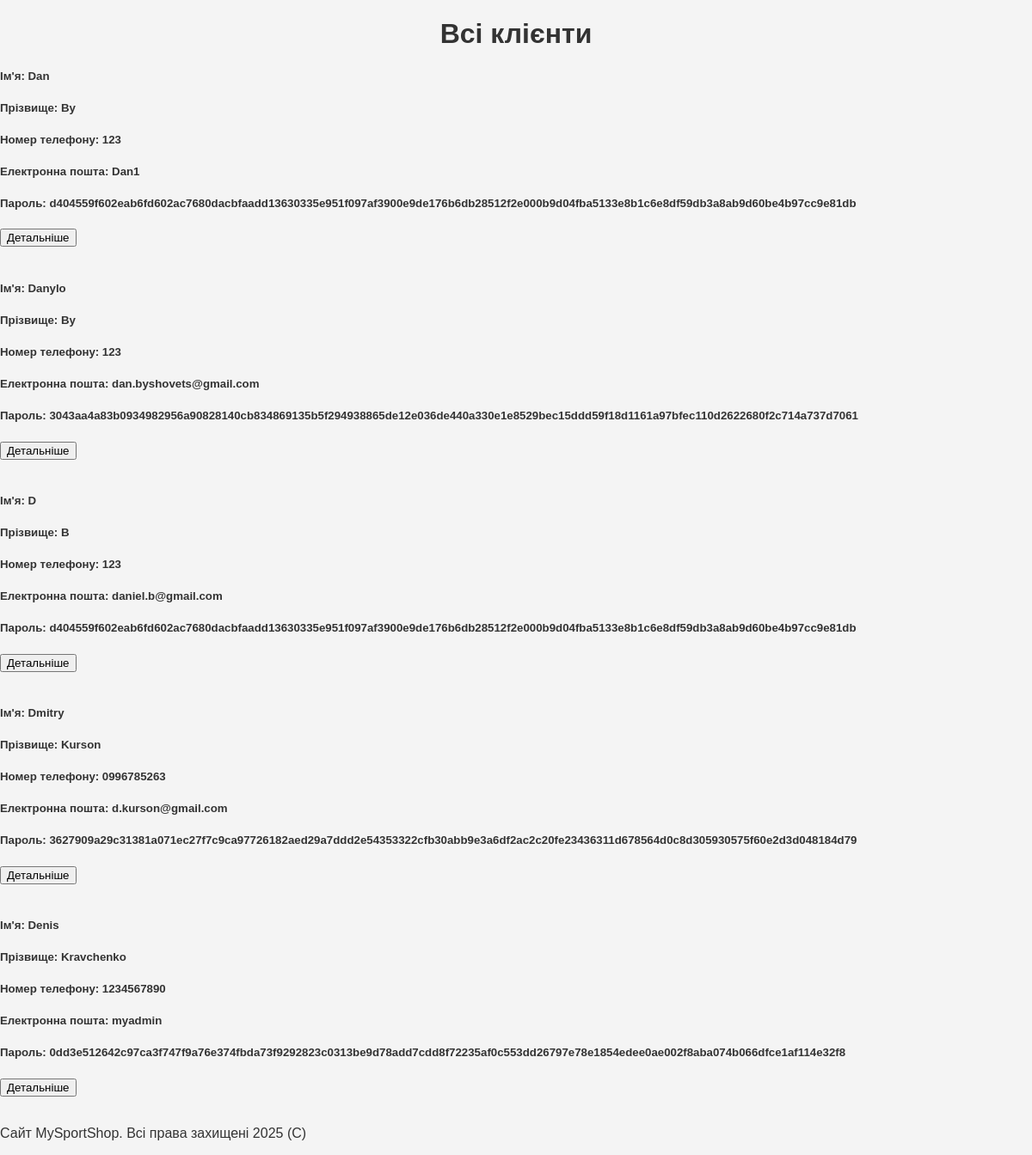
The app's page /clients with its own data.
### app.py (models this page shows, shortened)
class Client(db.Model):
    id = db.Column(db.Integer, primary_key=True)
    name = db.Column(db.String(30), nullable=False)
    surname = db.Column(db.String(30), nullable=False)
    phone = db.Column(db.String(19), nullable=False)
    cart = db.Column(db.String(1000), nullable=False)
    email = db.Column(db.String(50), nullable=False)
    password = db.Column(db.String(10), nullable=False)

### app.py (the view)
@app.route("/clients")
def show_clients():
    clients = Client.query.all()
    return render_template("clients.html", clients=clients)

### templates/clients.html (shortened to what this page needs)
{% extends 'product_a.html' %}
{% block content %}
<h1>Всі клієнти</h1>
{% for el in clients %}
<div>
    <h5>Ім'я: {{ el.name }}</h5>
    <h5>Прізвище: {{ el.surname }}</h5>
    <h5>Номер телефону: {{ el.phone }}</h5>
    <h5>Електронна пошта: {{ el.email }}</h5>
    <h5>Пароль: {{ el.password }}</h5>
    <button>Детальніше</button>
</div>
<br>
{% endfor %}
{% endblock %}

### templates/product_a.html (shortened to what this page needs)
{% extends 'layout.html' %}

### templates/layout.html (shortened to what this page needs)
<!DOCTYPE html>
<html lang="en">
<head>
    <link rel="stylesheet" href="{{ url_for('static', filename='css/styles.css') }}">
</head>
<body>
    {% block content %}{% endblock %}
</body>
<footer>
    <p>Сайт MySportShop. Всі права захищені 2025 (C)</p>
</footer>
</html>

### static/css/styles.css (style rules this page uses)
body { font-family: Arial, sans-serif; margin: 0; padding: 0; background-color: #f4f4f4; color: #333; }
h1 { text-align: center; }

### records on screen
Client: name "Dan", surname "By", phone "123", email "Dan1", password "d404559f602eab6fd602ac7680dacbfaadd13630335e951f097af3900e9de176b6db28512f2e000b9d04fba5133e8b1c6e8df59db3a8ab9d60be4b97cc9e81db"
Client: name "Danylo", surname "By", phone "123", email "dan.byshovets@gmail.com", password "3043aa4a83b0934982956a90828140cb834869135b5f294938865de12e036de440a330e1e8529bec15ddd59f18d1161a97bfec110d2622680f2c714a737d7061"
Client: name "D", surname "B", phone "123", email "daniel.b@gmail.com", password "d404559f602eab6fd602ac7680dacbfaadd13630335e951f097af3900e9de176b6db28512f2e000b9d04fba5133e8b1c6e8df59db3a8ab9d60be4b97cc9e81db"
Client: name "Dmitry", surname "Kurson", phone "0996785263", email "d.kurson@gmail.com", password "3627909a29c31381a071ec27f7c9ca97726182aed29a7ddd2e54353322cfb30abb9e3a6df2ac2c20fe23436311d678564d0c8d305930575f60e2d3d048184d79"
Client: name "Denis", surname "Kravchenko", phone "1234567890", email "myadmin", password "0dd3e512642c97ca3f747f9a76e374fbda73f9292823c0313be9d78add7cdd8f72235af0c553dd26797e78e1854edee0ae002f8aba074b066dfce1af114e32f8"
